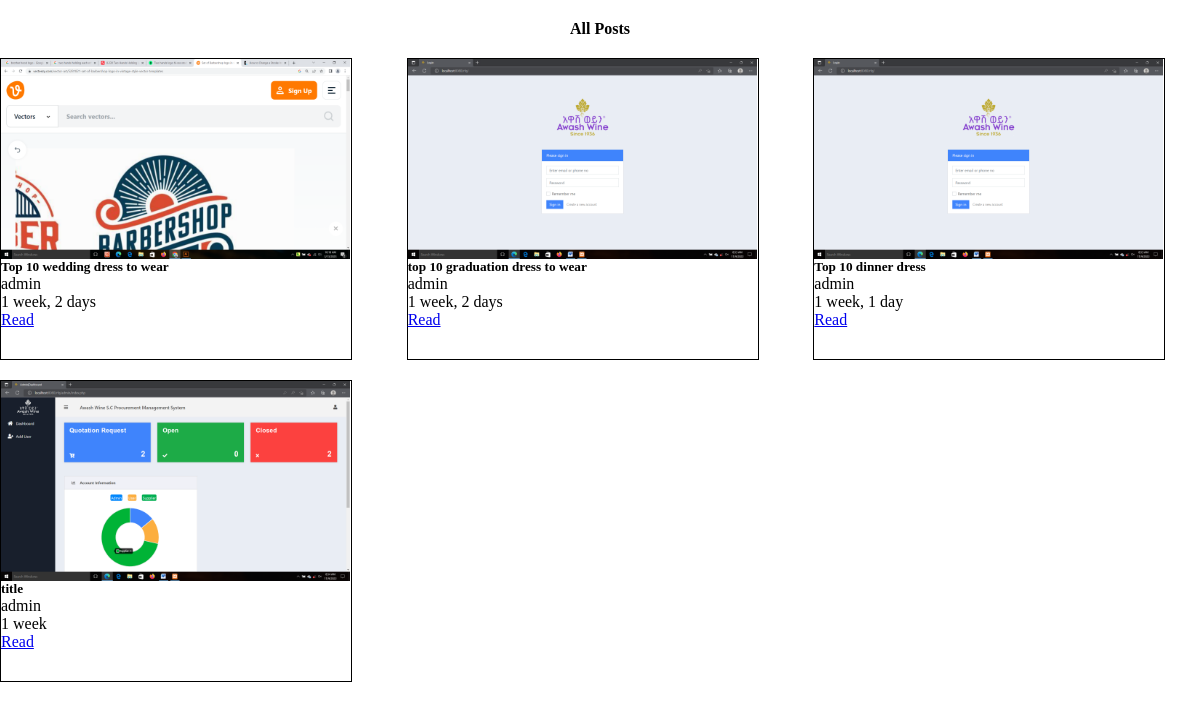
The page / on the database its author committed.
### blogApp/models.py (models this page shows, shortened)
class Post(models.Model):
    category=models.TextField()
    title = models.TextField()
    author = models.ForeignKey(User,on_delete=models.CASCADE)
    blog_post =RichTextUploadingField()
    banner = models.ImageField(blank=True, null = True, upload_to= 'images/')
    status = models.IntegerField(default = 0)
    date_added = models.DateTimeField(default=timezone.now)
    date_updated = models.DateTimeField(auto_now=True)

### blogApp/views.py (the view)
# urls.py: path('', views.home, name="home-page"),
def home(request):
    posts = Post.objects.filter(status = 1).all()
    context={'posts':posts}
    print(request.user)
    return render(request, 'home.html',context)

### blogApp/templates/home.html (shortened to what this page needs)
{% extends "base.html" %}
{% load humanize %}
 {% block pageContent %}
<section class="text-center">
    <h4 style="text-align: center;margin: 20px;" ><strong>All Posts</strong></h4>
    <div class="cards">
        {% for post in posts %}
            <div class="card">
                <div class="card_img">
                    <img src="{% if post.banner %}{{ post.banner.url }}{% else %}{{ MEDIA_URL}}/media/default/python-django.png{% endif %}" class="card_img" />
                </div>
                <div class="card_body">
                    <h5 class="card-title">{{ post.title }}</h5>
                    <div class="card_info">
                        <p>{{post.author}}</p>
                        <p>{{post.date_added|timesince}}</p>
                    </div>
                    <a href="{% url 'view-post' post.id %}" class="button">Read</a>
                </div>
            </div>
        {% endfor %}
    </div>
</section>
{% endblock pageContent %}

### blogApp/templates/base.html (shortened to what this page needs)
{% load static %}
<!DOCTYPE html>
<html lang="en">
<head>
    <link rel="stylesheet" href="../../static/style.css">
</head>
<body>
{% block pageContent %} {% endblock pageContent %}
</body>
</html>

### static/style.css (style rules this page uses)
* { margin: 0; }
.card { width: 350px; height: 300px; border: 1px solid black; }
.card_img { width: 349px; height: 200px; object-fit: fill; }
.cards { display: grid; grid-template-columns: 1fr 1fr 1fr; width: 1200px; margin: auto; gap: 20px; }

### rows shown on the page
Post: banner (picture), title "Top 10 wedding dress to wear", author "admin", date_added "1 week, 2 days"
Post: banner (picture), title "top 10 graduation dress to wear", author "admin", date_added "1 week, 2 days"
Post: banner (picture), title "Top 10 dinner dress", author "admin", date_added "1 week, 1 day"
Post: banner (picture), title "title", author "admin", date_added "1 week"
